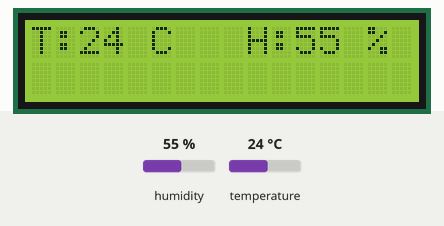
This sketch was run on a simulated Arduino Uno, built with avr-gcc and run on an emulated ATmega328P. Parts: 16×2 character LCD. Inputs (shaded band) come from the test bench; at power-on: humidity 55 %, temperature 24 °C.

Above: at 1.2 s.
1.3 s: humidity set to 22 %
At 3.2 s:
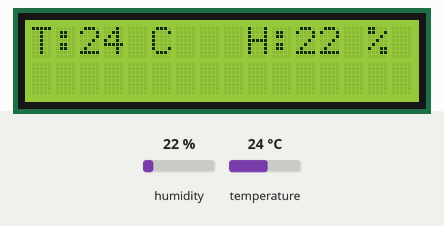
4.0 s: temperature set to 12 °C
At 4.4 s:
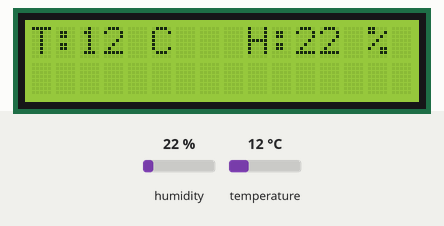
6.7 s: humidity set to 40 %
At 9.3 s:
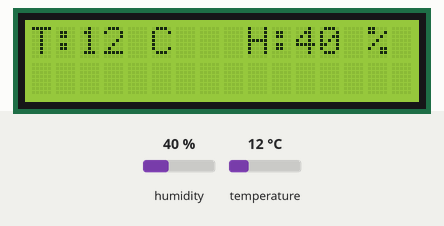
9.6 s: temperature set to 19 °C
At 10.6 s:
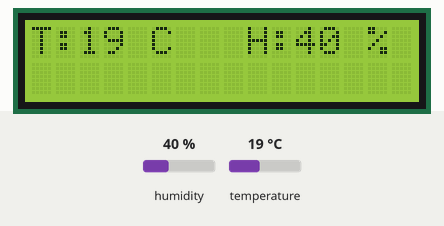
Timing chart, 0 to 12.6 s (numbered marks = the images above; inputs shaded):
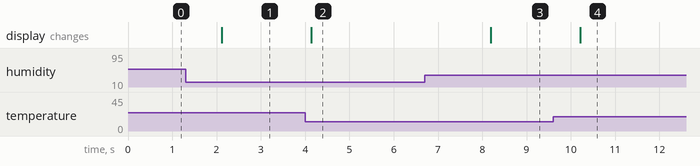

Measured:
- after the input at 1.3 s, the display: changes after 0.82 s (image 1)
- after the input at 4.0 s, the display: changes after 0.14 s (image 2)
- after the input at 6.7 s, the display: changes after 1.5 s (image 3)
- after the input at 9.6 s, the display: changes after 0.62 s (image 4)

The sketch:

sketch_dec17a.ino
```cpp
#include <SimpleDHT.h>
#include <LiquidCrystal.h>

#define DHTPIN  7
#define DHTTYPE DHT11
#define LCD_resolution  6
SimpleDHT11 dht11(DHTPIN);
LiquidCrystal lcd(13,12,5,4,3,2);

void setup() {
  lcd.begin(16,2);
  analogWrite(LCD_resolution,100);
  lcd.clear();
}

void loop() {
  byte t = 0;
  byte h = 0;
  dht11.read(&t,&h,NULL);

  lcd.setCursor(0,0);
  lcd.print("T:");
  lcd.print(t);
  lcd.print(" C");
  lcd.setCursor(9,0);
  lcd.print("H:");
  lcd.print(h);
  lcd.print(" %");

  delay(2000);
}
```
